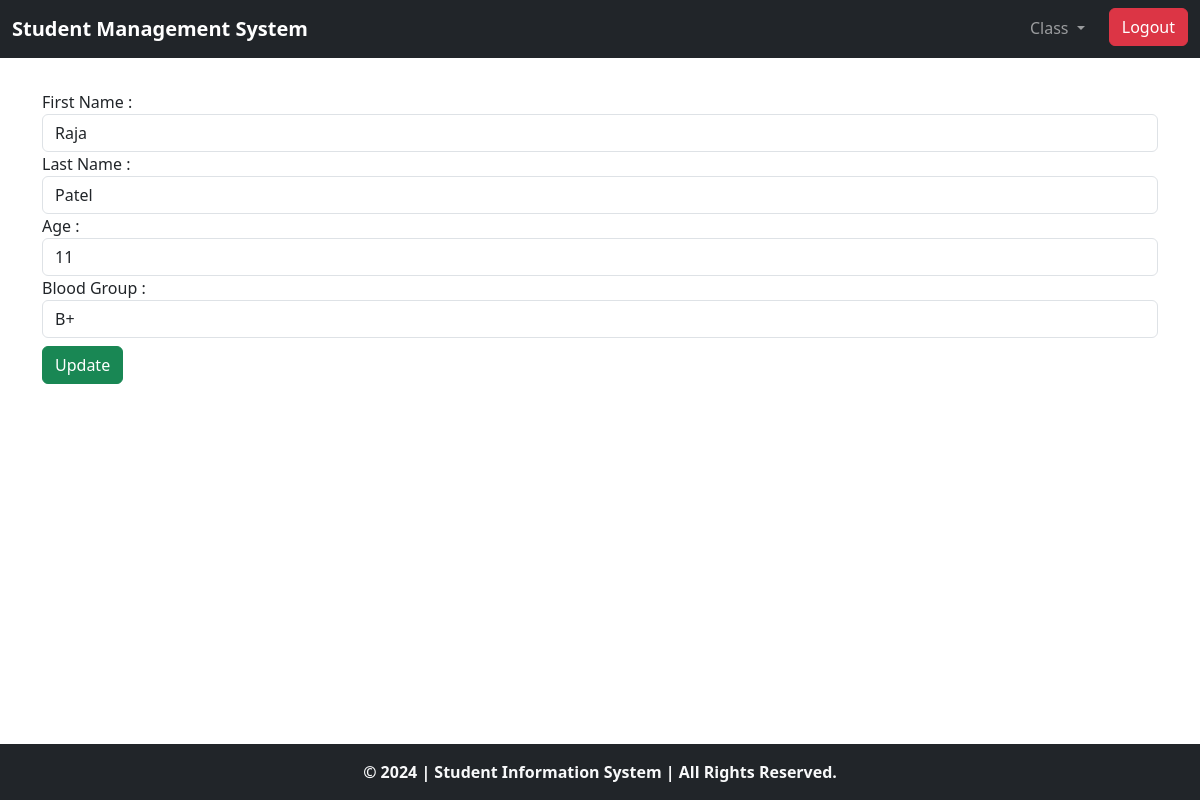
The app's page /main_crud_app/includes/updatepage.php?id=11 (signed in) with its own data.
### tables this page shows
CREATE TABLE `students` (
  `id` int(11) NOT NULL,
  `first_name` varchar(255) NOT NULL,
  `last_name` varchar(255) NOT NULL,
  `age` int(11) NOT NULL,
  `blood_group` varchar(4) DEFAULT NULL
);

### main_crud_app/includes/updatepage.php (the view, shortened to what this page needs)
<?php
include('header.php');
include('dbcon.php');
$id = null;
if (isset($_GET['id'])) {
    $id = $_GET['id'];
    $query = "SELECT * FROM students WHERE id = '$id'";
    $result = mysqli_query($con, $query);
    if (!$result) {
        die("Query failed: " . mysqli_error($con));
    } else {
        $row = mysqli_fetch_assoc($result);
    }
}
?>
<form action="updatepage.php?id=<?php echo $id; ?>" method="post">
    <div class="form-group">
        <label for="f_name">First Name :</label>
        <input type="text" name="f_name" class="form-control" value="<?php echo $row['first_name']; ?>">
    </div>
    <div class="form-group">
        <label for="l_name">Last Name :</label>
        <input type="text" name="l_name" class="form-control" value="<?php echo $row['last_name']; ?>">
    </div>
    <div class="form-group">
        <label for="age">Age :</label>
        <input type="number" name="age" class="form-control" value="<?php echo $row['age']; ?>">
    </div>
    <div class="form-group">
        <label for="b_group">Blood Group :</label>
        <input type="text" name="b_group" class="form-control" value="<?php echo $row['blood_group']; ?>">
    </div>
    <input type="submit" class="btn btn-success mt-2" name="Update_student" value="Update">
</form>
<?php include('footer.php'); ?>

### main_crud_app/includes/style.css (style rules this page uses)
* { margin: 0; padding: 0; box-sizing: border-box; }
html, body { width: 100%; height: 100%; margin: 0; padding: 0; }
body { display: flex; flex-direction: column; min-height: 100vh; }
.form-control { padding-right: 2.5rem; }

### records on screen
students: f_name "Raja", l_name "Patel", age "11", b_group "B+"
